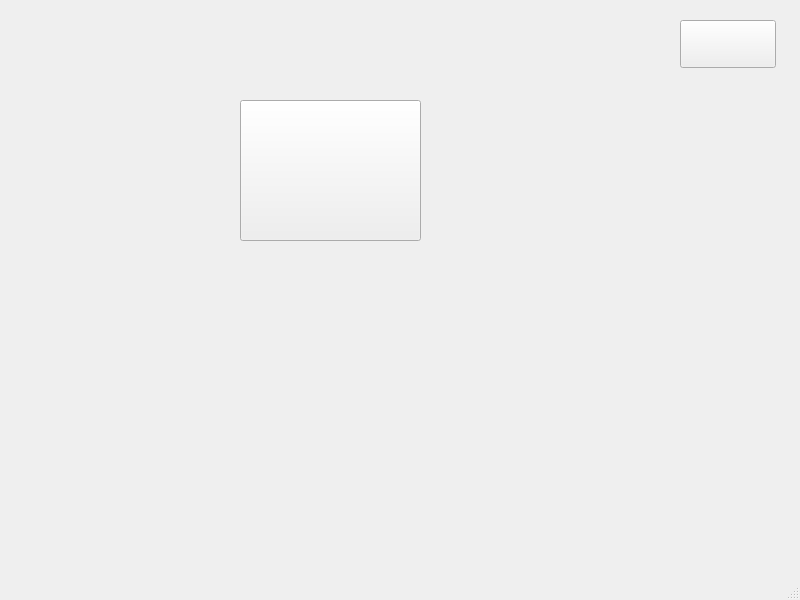
<?xml version="1.0" encoding="UTF-8"?>
<ui version="4.0">
 <class>MainWindow</class>
 <widget class="QMainWindow" name="MainWindow">
  <property name="geometry">
   <rect>
    <x>0</x>
    <y>0</y>
    <width>800</width>
    <height>600</height>
   </rect>
  </property>
  <property name="windowTitle">
   <string>MainWindow</string>
  </property>
  <widget class="QWidget" name="centralwidget">
   <widget class="QPushButton" name="btn_quit">
    <property name="geometry">
     <rect>
      <x>680</x>
      <y>20</y>
      <width>96</width>
      <height>48</height>
     </rect>
    </property>
    <property name="text">
     <string/>
    </property>
   </widget>
   <widget class="QPushButton" name="btn_open">
    <property name="geometry">
     <rect>
      <x>240</x>
      <y>100</y>
      <width>181</width>
      <height>141</height>
     </rect>
    </property>
    <property name="text">
     <string/>
    </property>
   </widget>
  </widget>
  <widget class="QStatusBar" name="statusbar"/>
  <widget class="QMenuBar" name="menubar">
   <property name="geometry">
    <rect>
     <x>0</x>
     <y>0</y>
     <width>800</width>
     <height>21</height>
    </rect>
   </property>
  </widget>
 </widget>
 <resources/>
 <connections/>
</ui>
